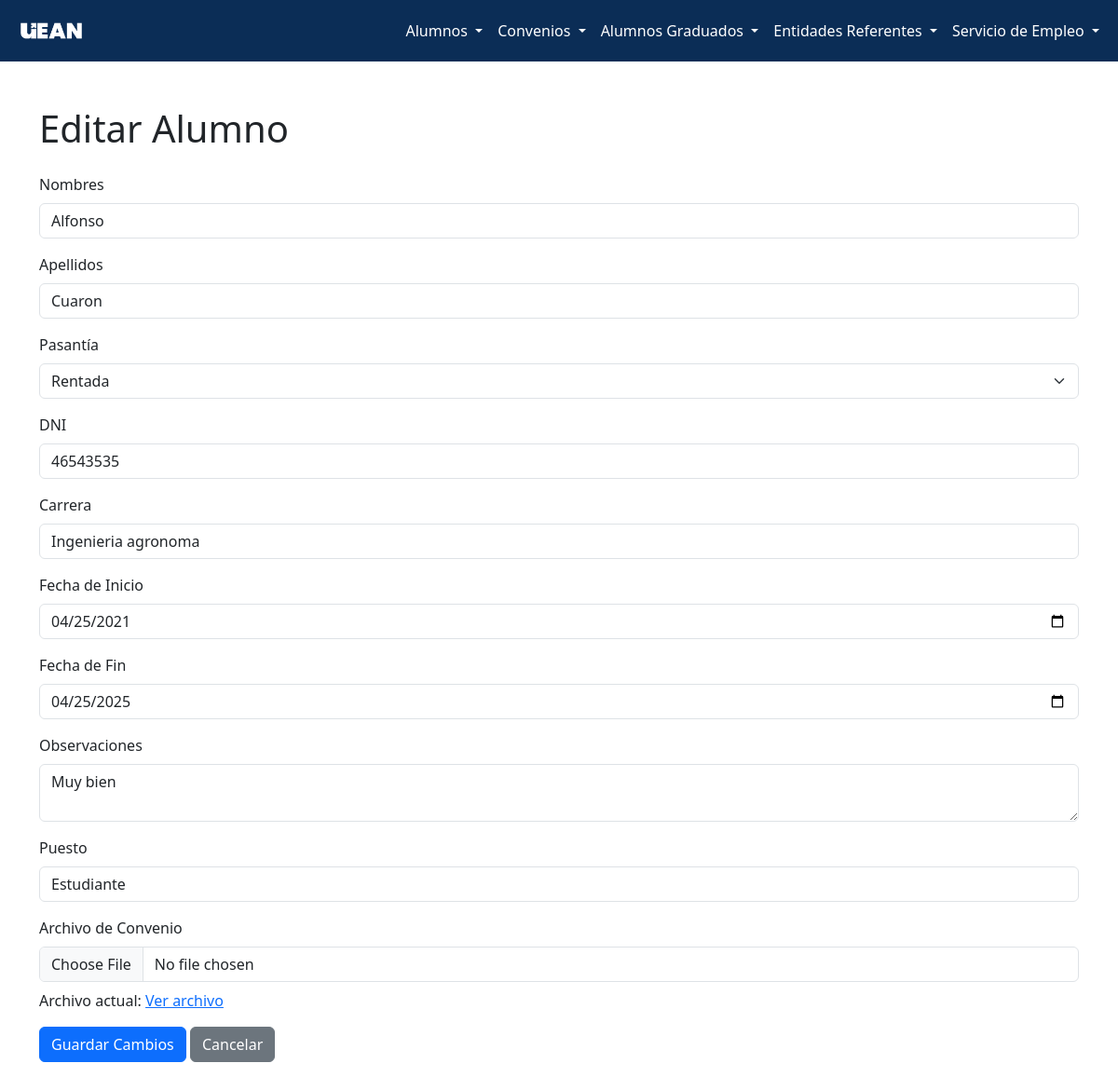
The app's page /editar_alumno.php?id=1 with its own data.
### tables this page shows
CREATE TABLE `alumno` (
  `id` int(11) NOT NULL,
  `nombres` varchar(50) NOT NULL,
  `apellidos` varchar(50) NOT NULL,
  `pasantía` enum('rentada','no rentada') DEFAULT NULL,
  `dni` int(11) NOT NULL,
  `carrera` varchar(255) NOT NULL,
  `fecha_inicio` date NOT NULL,
  `fecha_fin` date NOT NULL,
  `observaciones` varchar(255) NOT NULL,
  `puesto` varchar(255) NOT NULL,
  `convenio_file` varchar(255) NOT NULL,
  `es_graduado` enum('SI','NO') NOT NULL DEFAULT 'NO'
);

### editar_alumno.php (the view, shortened to what this page needs)
<?php
require 'conexion.php';
include 'navbar.php';
$id = intval($_GET['id']);
$query = "SELECT * FROM alumno WHERE id = ?";
$stmt = $conn->prepare($query);
$stmt->bind_param("i", $id);
$stmt->execute();
$result = $stmt->get_result();
$alumno = $result->fetch_assoc();
?>
<!DOCTYPE html>
<html lang="en">
<head>
    <link href="https://cdn.jsdelivr.net/npm/bootstrap@5.3.0-alpha1/dist/css/bootstrap.min.css" rel="stylesheet">
</head>
<body>
    <div class="container mt-5">
        <h1 class="mb-4">Editar Alumno</h1>
        <form action="./guardar_edicion_alumnos.php" method="POST" enctype="multipart/form-data">
            <div class="mb-3">
                <label for="nombres" class="form-label">Nombres</label>
                <input type="text" class="form-control" id="nombres" name="nombres" value="<?= htmlspecialchars($alumno['nombres']) ?>" required>
            </div>
            <div class="mb-3">
                <label for="apellidos" class="form-label">Apellidos</label>
                <input type="text" class="form-control" id="apellidos" name="apellidos" value="<?= htmlspecialchars($alumno['apellidos']) ?>" required>
            </div>
            <div class="mb-3">
                <label for="pasantia" class="form-label">Pasantía</label>
                <select class="form-select" id="pasantia" name="pasantia" required>
                    <option value="rentada" <?= $alumno['pasantía'] === 'rentada' ? 'selected' : '' ?>>Rentada</option>
                </select>
            </div>
            <div class="mb-3">
                <label for="dni" class="form-label">DNI</label>
                <input type="number" class="form-control" id="dni" name="dni" value="<?= htmlspecialchars($alumno['dni']) ?>" required>
            </div>
            <div class="mb-3">
                <label for="carrera" class="form-label">Carrera</label>
                <input type="text" class="form-control" id="carrera" name="carrera" value="<?= htmlspecialchars($alumno['carrera']) ?>" required>
            </div>
            <div class="mb-3">
                <label for="fecha_inicio" class="form-label">Fecha de Inicio</label>
                <input type="date" class="form-control" id="fecha_inicio" name="fecha_inicio" value="<?= htmlspecialchars($alumno['fecha_inicio']) ?>" required>
            </div>
            <div class="mb-3">
                <label for="fecha_fin" class="form-label">Fecha de Fin</label>
                <input type="date" class="form-control" id="fecha_fin" name="fecha_fin" value="<?= htmlspecialchars($alumno['fecha_fin']) ?>">
            </div>
            <div class="mb-3">
                <label for="observaciones" class="form-label">Observaciones</label>
                <textarea class="form-control" id="observaciones" name="observaciones"><?= htmlspecialchars($alumno['observaciones']) ?></textarea>
            </div>
            <div class="mb-3">
                <label for="puesto" class="form-label">Puesto</label>
                <input type="text" class="form-control" id="puesto" name="puesto" value="<?= htmlspecialchars($alumno['puesto']) ?>">
            </div>
            <div class="mb-3">
                <label for="convenio_file" class="form-label">Archivo de Convenio</label>
                <input type="file" class="form-control" id="convenio_file" name="convenio_file">
                <?php if (!empty($alumno['convenio_file'])): ?>
                    <p class="mt-2">Archivo actual: <a href="<?= htmlspecialchars($alumno['convenio_file']) ?>" target="_blank">Ver archivo</a></p>
                <?php endif; ?>
            </div>
            <button type="submit" class="btn btn-primary">Guardar Cambios</button>
            <a href="listar_alumnos.php" class="btn btn-secondary">Cancelar</a>
        </form>
    </div>
</body>
</html>

### records on screen
alumno: nombres "Alfonso", apellidos "Cuaron", pasantia "Rentada", dni "46543535", carrera "Ingenieria agronoma", fecha_inicio "04/25/2021", fecha_fin "04/25/2025", observaciones "Muy bien", puesto "Estudiante"
